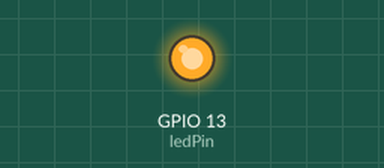
A program run on a simulated Raspberry Pi (BCM pin numbers). Parts: output pins drawn as LEDs (lit = HIGH).

Above: at 0.1 s.
Timing chart, 0 to 1.6 s (numbered marks = the images above):
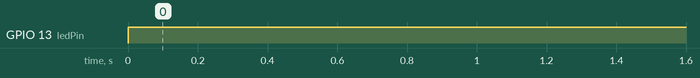

The program:

pirSensor.py
```python
import RPi.GPIO as GPIO
import time

ledPin = 13
sensorPin = 21

GPIO.setwarnings(False)
GPIO.setmode(GPIO.BCM)
GPIO.setup(ledPin, GPIO.OUT)
GPIO.setup(sensorPin, GPIO.IN)

while True:
	sensor = GPIO.input(sensorPin)
	if sensor == 0:
		GPIO.output(ledPin, 0)
		time.sleep(0.5)
	elif sensor == 1:
		GPIO.output(ledPin, 1)
		time.sleep(0.5)
```

Measured:
- by itself, GPIO 13 (ledPin): LOW → HIGH at 0.00 s
